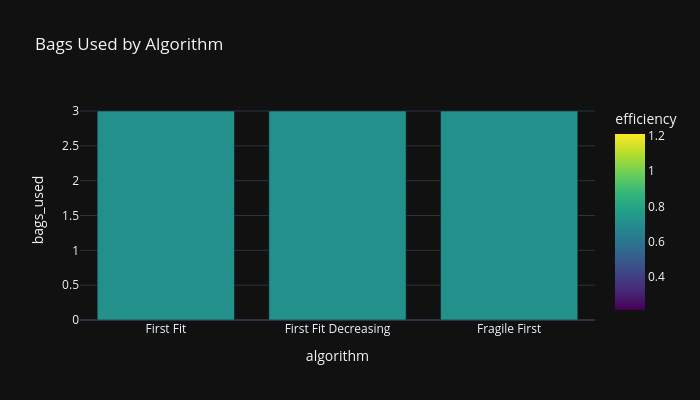
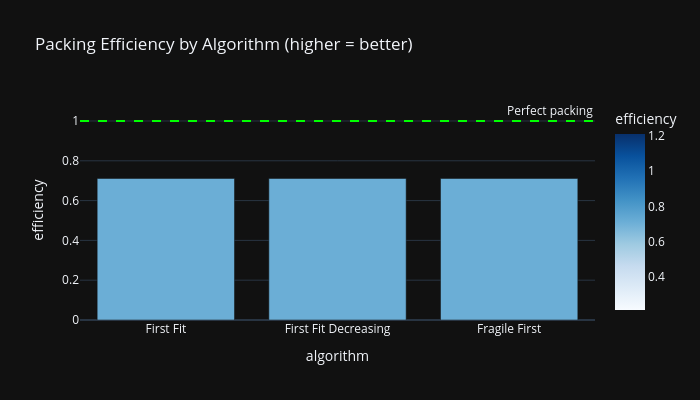

Notebook code cell kept with these figures, in order:
### Code cell
# Cell 4 — Efficiency Analysis & Visualization
def packing_efficiency(bags, capacity):
    total_weight = sum(sum(i['weight'] for i in bag) for bag in bags)
    total_space  = len(bags) * capacity
    return total_weight / total_space

algorithms = {
    'First Fit':           ff_bags,
    'First Fit Decreasing': ffd_bags,
    'Fragile First':       frf_bags
}

metrics = []
for name, bags in algorithms.items():
    efficiency = packing_efficiency(bags, BAG_CAPACITY)
    bag_weights = [sum(i['weight'] for i in bag) for bag in bags]
    metrics.append({
        'algorithm':  name,
        'bags_used':  len(bags),
        'efficiency': round(efficiency, 4),
        'avg_bag_weight': round(np.mean(bag_weights), 2),
        'min_bag_weight': round(min(bag_weights), 2),
        'max_bag_weight': round(max(bag_weights), 2)
    })

metrics_df = pd.DataFrame(metrics)
print("=== Algorithm Comparison ===")
print(metrics_df.to_string(index=False))

# Plot bags used
fig1 = px.bar(metrics_df, x='algorithm', y='bags_used',
              color='efficiency',
              color_continuous_scale='Viridis',
              title='Bags Used by Algorithm',
              template='plotly_dark')
fig1.update_layout(width=700, height=400)
fig1.show()

# Plot packing efficiency
fig2 = px.bar(metrics_df, x='algorithm', y='efficiency',
              color='efficiency',
              color_continuous_scale='Blues',
              title='Packing Efficiency by Algorithm (higher = better)',
              template='plotly_dark')
fig2.add_hline(y=1.0, line=dict(color='lime', dash='dash'),
               annotation_text='Perfect packing')
fig2.update_layout(width=700, height=400)
fig2.show()

# Export
output_dir = r'C:\Users\Gurveer\ds-portfolio\project-21-grocery-bagger\outputs'
os.makedirs(output_dir, exist_ok=True)
metrics_df.to_csv(f'{output_dir}\\algorithm_comparison.csv', index=False)
items_df.to_csv(f'{output_dir}\\grocery_items.csv', index=False)
print(f"\nExports saved to outputs/")

### Figure 1 — Plotly figure (JSON) as saved in the notebook; plotly's stock layout.template omitted (floating-point values rounded to 4 significant figures)
{"data": [{"hovertemplate": "algorithm=%{x}<br>bags_used=%{y}<br>efficiency=%{marker.color}<extra></extra>", "legendgroup": "", "marker": {"color": [0.7113, 0.7113, 0.7113], "coloraxis": "coloraxis", "pattern": {"shape": ""}}, "name": "", "orientation": "v", "showlegend": false, "textposition": "auto", "type": "bar", "x": ["First Fit", "First Fit Decreasing", "Fragile First"], "xaxis": "x", "y": [3, 3, 3], "yaxis": "y"}], "layout": {"barmode": "relative", "coloraxis": {"colorbar": {"title": {"text": "efficiency"}}, "colorscale": [[0, "#440154"], [0.1111, "#482878"], [0.2222, "#3e4989"], [0.3333, "#31688e"], [0.4444, "#26828e"], [0.5556, "#1f9e89"], [0.6667, "#35b779"], [0.7778, "#6ece58"], [0.8889, "#b5de2b"], [1, "#fde725"]]}, "height": 400, "legend": {"tracegroupgap": 0}, "title": {"text": "Bags Used by Algorithm"}, "width": 700, "xaxis": {"anchor": "y", "domain": [0, 1], "title": {"text": "algorithm"}}, "yaxis": {"anchor": "x", "domain": [0, 1], "title": {"text": "bags_used"}}}}

### Figure 2 — Plotly figure (JSON) as saved in the notebook; plotly's stock layout.template omitted (floating-point values rounded to 4 significant figures)
{"data": [{"hovertemplate": "algorithm=%{x}<br>efficiency=%{marker.color}<extra></extra>", "legendgroup": "", "marker": {"color": [0.7113, 0.7113, 0.7113], "coloraxis": "coloraxis", "pattern": {"shape": ""}}, "name": "", "orientation": "v", "showlegend": false, "textposition": "auto", "type": "bar", "x": ["First Fit", "First Fit Decreasing", "Fragile First"], "xaxis": "x", "y": [0.7113, 0.7113, 0.7113], "yaxis": "y"}], "layout": {"annotations": [{"showarrow": false, "text": "Perfect packing", "x": 1, "xanchor": "right", "xref": "x domain", "y": 1, "yanchor": "bottom", "yref": "y"}], "barmode": "relative", "coloraxis": {"colorbar": {"title": {"text": "efficiency"}}, "colorscale": [[0, "rgb(247,251,255)"], [0.125, "rgb(222,235,247)"], [0.25, "rgb(198,219,239)"], [0.375, "rgb(158,202,225)"], [0.5, "rgb(107,174,214)"], [0.625, "rgb(66,146,198)"], [0.75, "rgb(33,113,181)"], [0.875, "rgb(8,81,156)"], [1, "rgb(8,48,107)"]]}, "height": 400, "legend": {"tracegroupgap": 0}, "shapes": [{"line": {"color": "lime", "dash": "dash"}, "type": "line", "x0": 0, "x1": 1, "xref": "x domain", "y0": 1, "y1": 1, "yref": "y"}], "title": {"text": "Packing Efficiency by Algorithm (higher = better)"}, "width": 700, "xaxis": {"anchor": "y", "domain": [0, 1], "title": {"text": "algorithm"}}, "yaxis": {"anchor": "x", "domain": [0, 1], "title": {"text": "efficiency"}}}}
